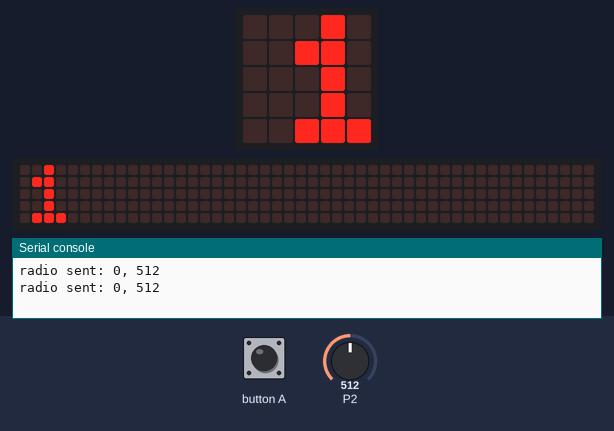
Bench run of a program on a simulated BBC micro:bit running MicroPython. Shown: the board's 5×5 LED display, a strip that is not on the board, showing the scrolling text unrolled, the last lines printed to the serial console. The test bench sets the inputs (shaded band); at power-on: P2 = 512 (analog values on the 0–1023 scale). No radio messages arrive unless stated (any console line starting 'radio sent:' is added by the test bench); the 48×5 strip is a reading aid, not a part: it shows the text the display is scrolling, unrolled, one strip-width of it at a time.

Above: at 1.27 s.
1.3 s: button A pressed for 0.15 s
At 1.89 s:
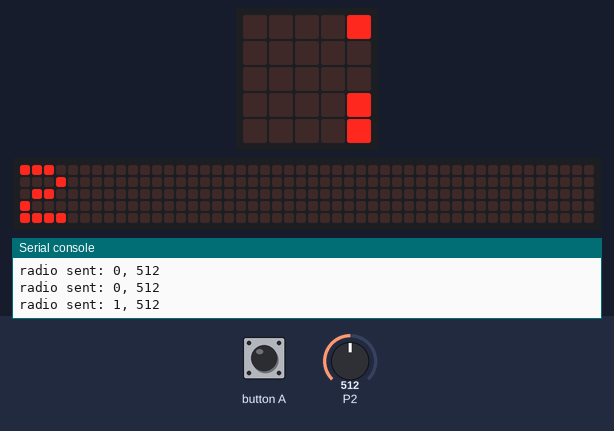
2.0 s: button A pressed for 1 s
At 2.93 s:
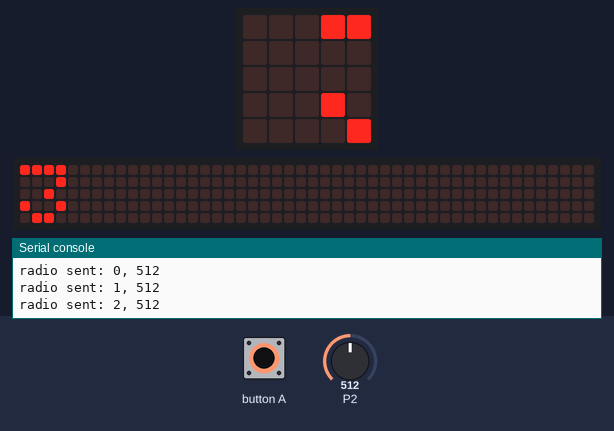

The program:

EX16_RADIO_SENDNEO_.py
```python
from microbit import *
import radio
radio.on()

radio.config(channel=42)
radio.config(power=7)

Num = 0
Number = ''

while True:
    x = pin2.read_analog()
    if button_a.was_pressed():
        Num += 1
        if Num > 6:
            Num = 0
    msg = "{}, {}".format(Num, x)
    # msg = "{},{}".format(Num, x)
    # sleep(500)
    radio.send(msg)
    # sleep(500)
    display.scroll(Num + 1, 100)
```
